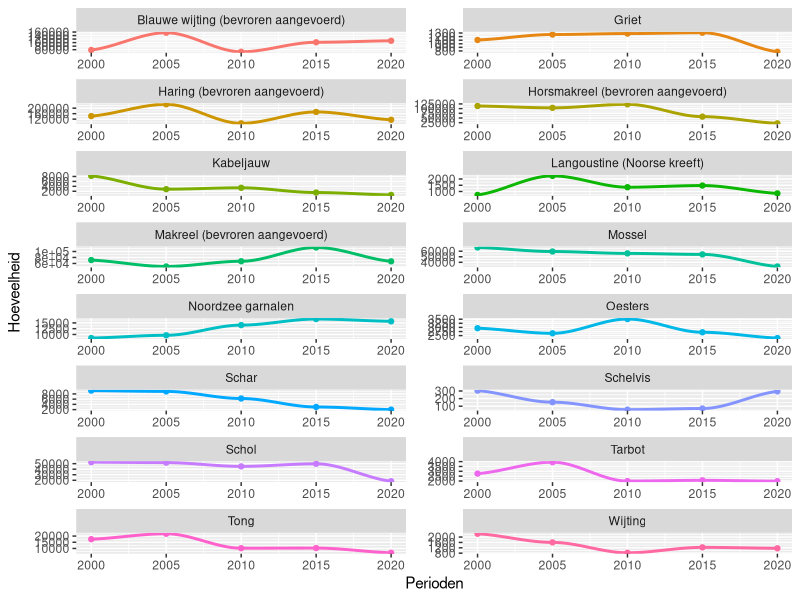
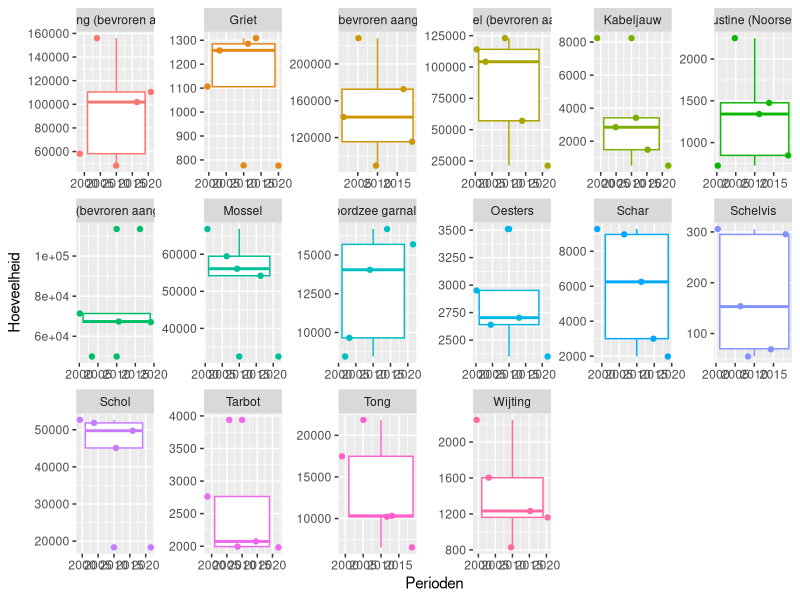

Write R code to recreate these figures, in order. (Note: this script raises an error after producing the figures.)
## ---- chunk 1

suppressMessages(library(tidyverse))

# Load the required libraries
library(ggplot2)
library(tidyverse)
library(dplyr)

# Read the CSV file
data <- read.delim("Visserij_en_aquacultuur__hoeveelheid.csv", sep = ";")
header_text <- c("Vissoort","Perioden", "Hoeveelheid")
colnames(data) <- header_text

#Pivot the data from long to wide format
data_wide <- data %>% pivot_wider(names_from = Vissoort, values_from = Hoeveelheid)

#intialize point P
p<-ggplot(data,aes(Perioden, Hoeveelheid, col=Vissoort))

# Create graph plot
p+geom_point()+facet_wrap(.~Vissoort, scales = "free", ncol=2) + geom_smooth(method = 'loess', formula = 'y ~ x') + theme(legend.position = "none")

## ---- chunk 2
#create boxplot plot with jitter
p+geom_boxplot()+ geom_jitter()+facet_wrap(.~Vissoort, scales = "free", nrow= 3 ) + theme(legend.position = "none")

## ---- chunk 3

SchaalEnSchelpDieren2006 <- data_wide %>% filter(Perioden == 2006) %>% select("Europese kreeft", "Noordzee garnalen", "Noordzeekrab", "Langoustine (Noorse kreeft)", "Mossel", "Oesters") %>% summarise(total_sum = rowSums(.))
VerseVis2006 <- data_wide %>% filter(Perioden == 2006) %>% select("Griet", "Kabeljauw", "Rode poon", "Schar", "Schelvis", "Schol", "Tarbot", "Tong", "Wijting", "Zeebaars") %>% summarise(total_sum = rowSums(.))

# Calculate the percentages
total <- SchaalEnSchelpDieren2006 + VerseVis2006
percentageSchaalEnSchelpDieren2006 <- (SchaalEnSchelpDieren2006 / total) * 100
percentageVerseVis2006 <- (VerseVis2006 / total) * 100

# Create a data frame
SchaalEnSchelpDieren2006Framed <- data.frame(Variable = "Schaal- En Schelpdieren", Value = percentageSchaalEnSchelpDieren2006)
VerseVis2006Framed <- data.frame(Variable = "Verse vis", Value = percentageVerseVis2006)

# Combine data frames
dataPercentage2006 <- rbind(SchaalEnSchelpDieren2006Framed, VerseVis2006Framed)

p2006 <- ggplot(dataPercentage2006, aes(x = "2006", y = total_sum, fill = Variable))
p2006 + geom_bar(stat = "identity", position = "dodge") + ggtitle("Percentage schaal- en schelpdieren en verse vis 2006") + xlab("Year") + ylab("Percentage") + labs(fill = NULL) + theme(legend.position = "top")

SchaalEnSchelpDieren2021 <- data_wide %>% filter(Perioden == 2021) %>% select("Europese kreeft", "Noordzee garnalen", "Noordzeekrab", "Langoustine (Noorse kreeft)", "Mossel", "Oesters") %>% summarise(total_sum = rowSums(.))
VerseVis2021 <- data_wide %>% filter(Perioden == 2021) %>% select("Griet", "Kabeljauw", "Rode poon", "Schar", "Schelvis", "Schol", "Tarbot", "Tong", "Wijting", "Zeebaars") %>% summarise(total_sum = rowSums(.))

# Calculate the percentages
total <- SchaalEnSchelpDieren2021 + VerseVis2021
percentageSchaalEnSchelpDieren2021 <- (SchaalEnSchelpDieren2021 / total) * 100
percentageVerseVis2021 <- (VerseVis2021 / total) * 100

# Create a data frame
SchaalEnSchelpDieren2021Framed <- data.frame(Variable = "Schaal- En Schelpdieren", Value = percentageSchaalEnSchelpDieren2021)
VerseVis2021Framed <- data.frame(Variable = "Verse vis", Value = percentageVerseVis2021)

# Combine data frames
dataPercentage2021 <- rbind(SchaalEnSchelpDieren2021Framed, VerseVis2021Framed)

p2021 <- ggplot(dataPercentage2021, aes(x = "2021", y = total_sum, fill = Variable))
p2021 + geom_bar(stat = "identity", position = "dodge") + ggtitle("Percentage schaal- en schelpdieren en verse vis 2021") + xlab("Year") + ylab("Percentage") +  theme(legend.position = "none")

